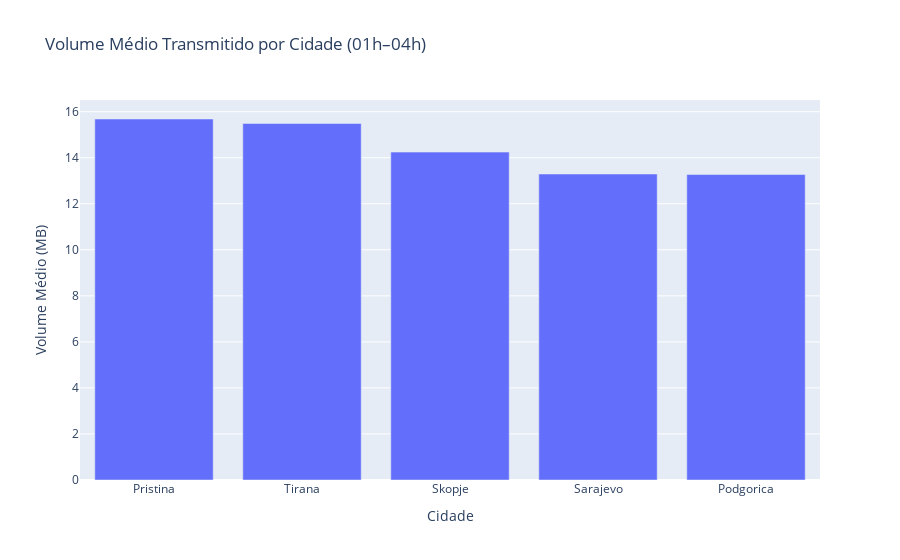

Here is the notebook cell this chart was saved with:
### Markdown cell above
Existem no total 82 sensores em 5 cidades.

Já os eventos de jam_signal são distribuídos da seguinte forma:

Skopje,  458
Tirana,  167
Pristina,  155
Podgorica,  136
Sarajevo,  102

onde Skopje é a cidade com mais eventos de jam_signal

### Code cell
from pyspark.sql import SparkSession
from pyspark.sql.functions import avg, sum, col
import plotly.express as px

spark = SparkSession.builder \
    .appName("CSV") \
    .config("spark.jars", "drivers/postgresql-42.7.3.jar") \
    .getOrCreate()

logs_df = spark.read.csv("data/logs.csv", header=True)

# Filtrando por horário (01h–04h)

filtered_df = logs_df.filter(
    (col("hora") >= "01:00") & (col("hora") <= "04:00")
)

# calculando volume total por cidade

result = filtered_df.groupBy("cidade") \
    .agg(sum("volume_transmitido_mb").alias("volume_total_mb")) \
    .orderBy(col("volume_total_mb").desc())

print("Volume total por cidade entre 01h-04h:")
result.show()

# calculando volume médio por cidade

result = filtered_df.groupBy("cidade") \
    .agg(avg("volume_transmitido_mb").alias("volume_medio_mb")) \
    .orderBy(col("volume_medio_mb").desc())

print("Volume médio por cidade entre 01h-04h:")

# Plotando média de volume por cidade

volume_medio_pd = result.toPandas()

fig = px.bar(
    volume_medio_pd,
    x="cidade",
    y="volume_medio_mb",
    labels={"cidade": "Cidade", "volume_medio_mb": "Volume Médio (MB)"},
    title="Volume Médio Transmitido por Cidade (01h–04h)",
)

fig.show()
spark.stop()

### Figure 1 — Plotly figure (JSON) as saved in the notebook; plotly's stock layout.template omitted (floating-point values rounded to 4 significant figures)
{"data": [{"hovertemplate": "Cidade=%{x}<br>Volume Médio (MB)=%{y}<extra></extra>", "legendgroup": "", "marker": {"color": "#636efa", "pattern": {"shape": ""}}, "name": "", "orientation": "v", "showlegend": false, "textposition": "auto", "x": ["Pristina", "Tirana", "Skopje", "Sarajevo", "Podgorica"], "xaxis": "x", "y": [15.68, 15.49, 14.25, 13.29, 13.27], "yaxis": "y", "type": "bar"}], "layout": {"xaxis": {"anchor": "y", "domain": [0.0, 1.0], "title": {"text": "Cidade"}}, "yaxis": {"anchor": "x", "domain": [0.0, 1.0], "title": {"text": "Volume Médio (MB)"}}, "legend": {"tracegroupgap": 0}, "title": {"text": "Volume Médio Transmitido por Cidade (01h–04h)"}, "barmode": "relative"}}
